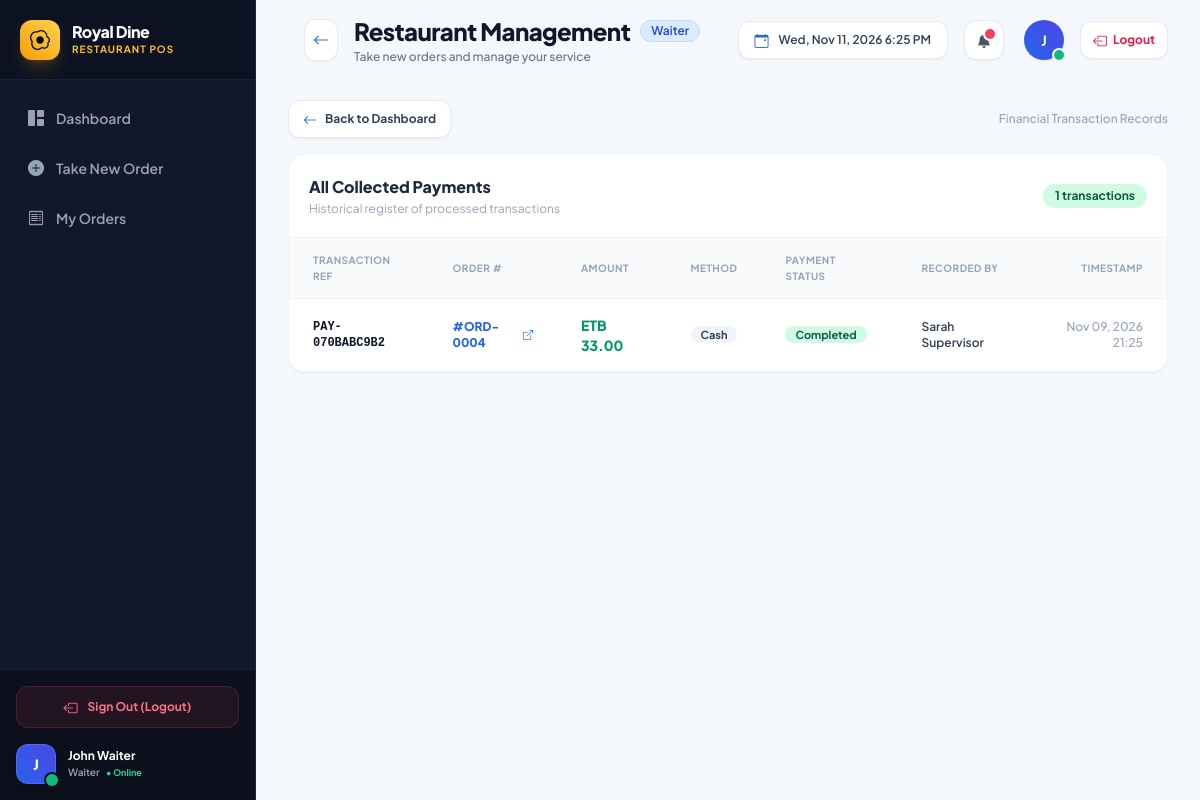
The app's page /payments/ (signed in), older data.
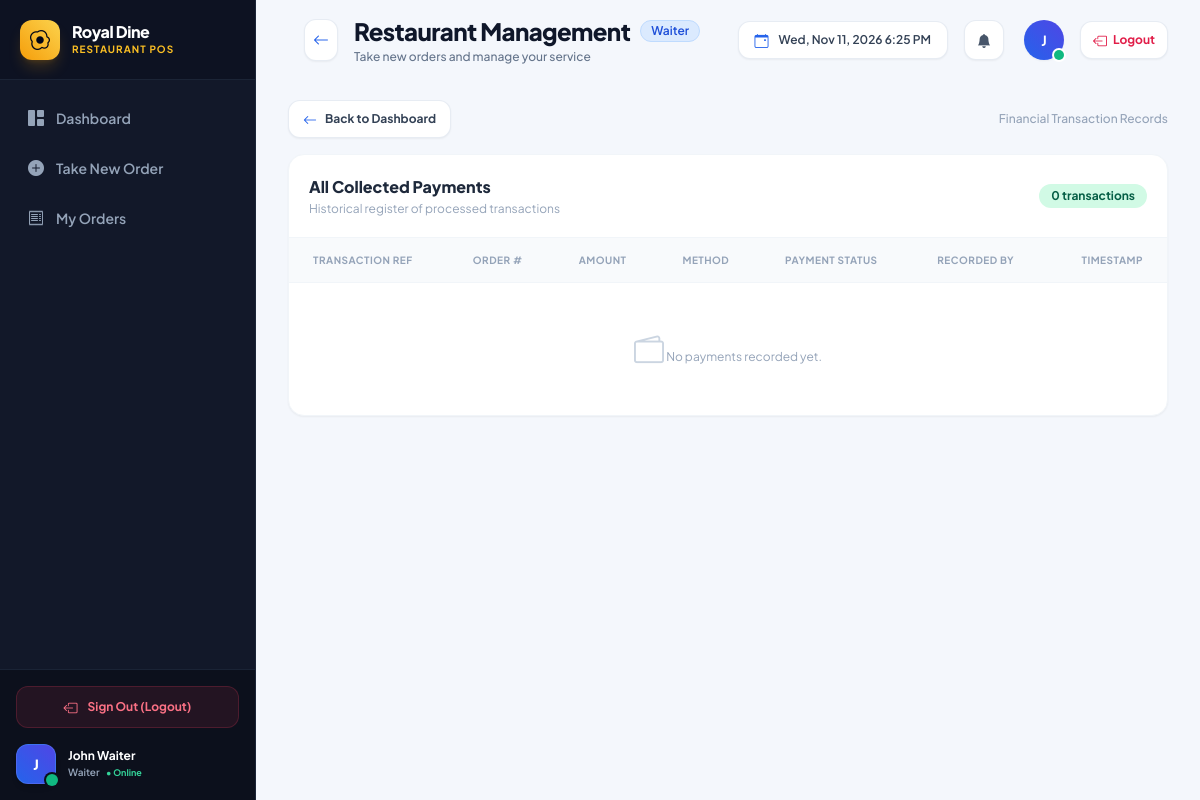
The same page, newer data.
### apps/payments/models.py (models this page shows, shortened)
class Payment(models.Model):
    class Method(models.TextChoices):
        CASH = 'CASH', 'Cash'
        CARD = 'CARD', 'Credit / Debit Card'
        MOBILE_MONEY = 'MOBILE_MONEY', 'Mobile Money / QR'
        OTHER = 'OTHER', 'Other / Manual'
    class Status(models.TextChoices):
        COMPLETED = 'COMPLETED', 'Completed'
        PENDING = 'PENDING', 'Pending'
        REFUNDED = 'REFUNDED', 'Refunded'
    order = models.ForeignKey('orders.Order', on_delete=models.CASCADE, related_name='payments')
    amount = models.DecimalField(max_digits=10, decimal_places=2)
    payment_method = models.CharField(max_length=20, choices=Method.choices, default=Method.CASH)
    status = models.CharField(max_length=20, choices=Status.choices, default=Status.COMPLETED)
    recorded_by = models.ForeignKey(
        settings.AUTH_USER_MODEL,
        on_delete=models.SET_NULL,
        null=True,
        blank=True,
        related_name='recorded_payments'
    )
    transaction_reference = models.CharField(max_length=64, unique=True, editable=False)
    notes = models.TextField(blank=True)
    created_at = models.DateTimeField(auto_now_add=True, db_index=True)
    class Meta:
        ordering = ['-created_at']
        verbose_name = 'Payment'
        verbose_name_plural = 'Payments'

### apps/orders/models.py (models this page shows, shortened)
class Order(models.Model):
    class Status(models.TextChoices):
        DRAFT = 'DRAFT', 'Draft'
        PENDING_APPROVAL = 'PENDING_APPROVAL', 'Pending Approval'
        REJECTED = 'REJECTED', 'Rejected'
        APPROVED = 'APPROVED', 'Approved'
        RECEIVED = 'RECEIVED', 'Kitchen Received'
        PREPARING = 'PREPARING', 'Preparing'
        READY = 'READY', 'Ready for Serving'
        SERVED = 'SERVED', 'Served'
        CANCELLED = 'CANCELLED', 'Cancelled'
    order_reference = models.CharField(max_length=64, unique=True, editable=False, db_index=True)
    order_number = models.CharField(max_length=32, blank=True, null=True, unique=True, db_index=True)
    waiter = models.ForeignKey(
        settings.AUTH_USER_MODEL,
        on_delete=models.PROTECT,
        related_name='waiter_orders'
    )
    customer_count = models.PositiveIntegerField(default=1)
    status = models.CharField(
        max_length=24,
        choices=Status.choices,
        default=Status.PENDING_APPROVAL,
        db_index=True
    )
    total_amount = models.DecimalField(max_digits=10, decimal_places=2, default=0.00)
    order_notes = models.TextField(blank=True)
    rejection_reason = models.TextField(blank=True)
    created_at = models.DateTimeField(auto_now_add=True, db_index=True)
    updated_at = models.DateTimeField(auto_now=True)
    submitted_at = models.DateTimeField(null=True, blank=True)
    approved_at = models.DateTimeField(null=True, blank=True)
    class Meta:
        ordering = ['-created_at']
        verbose_name = 'Order'
        verbose_name_plural = 'Orders'

### apps/accounts/models.py (models this page shows, shortened)
class CustomUser(AbstractUser):
    class Role(models.TextChoices):
        ADMIN = 'ADMIN', 'Administrator'
        SUPERVISOR = 'SUPERVISOR', 'Supervisor'
        WAITER = 'WAITER', 'Waiter'
        KITCHEN_STAFF = 'KITCHEN_STAFF', 'Kitchen Staff'
    role = models.CharField(
        max_length=20,
        choices=Role.choices,
        default=Role.WAITER,
    )
    phone_number = models.CharField(max_length=20, blank=True)
    is_active_employee = models.BooleanField(default=True)
    avatar = models.ImageField(upload_to='avatars/', blank=True, null=True)
    created_at = models.DateTimeField(auto_now_add=True)
    updated_at = models.DateTimeField(auto_now=True)
    class Meta:
        ordering = ['-created_at']
        verbose_name = 'User'
        verbose_name_plural = 'Users'

### apps/payments/views.py (the view)
# urls.py: path('', views.payment_list, name='payment_list'),
@login_required
def payment_list(request):
    payments = Payment.objects.select_related('order', 'recorded_by').all()
    return render(request, 'payments/payment_list.html', {'payments': payments})

### apps/restaurants/context_processors.py (called while the page is built)
def restaurant_context(request):
    try:
        settings_obj = RestaurantSettings.objects.first()
        currency = settings_obj.currency_symbol if settings_obj and settings_obj.currency_symbol else 'ETB'
    except Exception:
        currency = 'ETB'
        settings_obj = None
    return {
        'CURRENCY_SYMBOL': currency,
        'restaurant_settings': settings_obj,
    }

### templates/payments/payment_list.html (shortened to what this page needs)
{% extends 'base/base.html' %}
{% load humanize %}
{% block content %}
<div class="mb-4 flex items-center justify-between">
    <a href="{% url 'accounts:dashboard_redirect' %}" class="inline-flex items-center gap-2 px-3.5 py-2 rounded-xl bg-white hover:bg-slate-50 text-slate-700 border border-slate-200/80 font-bold text-xs shadow-sm transition-all active:scale-95">
        <i class="bi bi-arrow-left text-sm text-blue-600"></i>
        <span>Back to Dashboard</span>
    </a>
    <span class="text-xs text-slate-400 font-medium">Financial Transaction Records</span>
</div>
<div class="bg-white rounded-2xl shadow-sm border border-slate-100 overflow-hidden">
    <div class="p-5 border-b border-slate-100 flex items-center justify-between">
        <div>
            <h3 class="text-base font-extrabold text-slate-800">All Collected Payments</h3>
            <p class="text-xs text-slate-400 mt-0.5">Historical register of processed transactions</p>
        </div>
        <span class="px-3 py-1 rounded-full text-xs font-bold bg-emerald-100 text-emerald-800">
            {{ payments.count }} transactions
        </span>
    </div>
    <div class="overflow-x-auto">
        <table class="w-full text-left text-xs">
            <thead class="bg-slate-50 text-slate-400 uppercase font-bold text-[10px] tracking-wider border-b border-slate-100">
                <tr>
                    <th class="px-6 py-3.5">Transaction Ref</th>
                    <th class="px-6 py-3.5">Order #</th>
                    <th class="px-6 py-3.5">Amount</th>
                    <th class="px-6 py-3.5">Method</th>
                    <th class="px-6 py-3.5">Payment Status</th>
                    <th class="px-6 py-3.5">Recorded By</th>
                    <th class="px-6 py-3.5 text-right">Timestamp</th>
                </tr>
            </thead>
            <tbody class="divide-y divide-slate-100">
                {% for p in payments %}
                <tr class="hover:bg-slate-50/80 transition-colors">
                    <td class="px-6 py-4 font-mono font-bold text-slate-900">{{ p.transaction_reference }}</td>
                    <td class="px-6 py-4">
                        <a href="{% url 'orders:order_detail' p.order.id %}" class="font-extrabold text-blue-600 hover:text-blue-800 flex items-center gap-1">
                            <span>{{ p.order.order_number|default:p.order.order_reference }}</span>
                            <i class="bi bi-box-arrow-up-right text-[10px]"></i>
                        </a>
                    </td>
                    <td class="px-6 py-4 font-black text-emerald-600 text-sm">ETB {{ p.amount }}</td>
                    <td class="px-6 py-4">
                        <span class="px-2.5 py-0.5 rounded-full text-[11px] font-bold bg-slate-100 text-slate-700">
                            {{ p.get_payment_method_display }}
                        </span>
                    </td>
                    <td class="px-6 py-4">
                        <span class="px-2.5 py-0.5 rounded-full text-[11px] font-bold bg-emerald-100 text-emerald-800">
                            {{ p.get_status_display }}
                        </span>
                    </td>
                    <td class="px-6 py-4 text-slate-700 font-semibold">
                        {{ p.recorded_by.get_full_name|default:p.recorded_by.username|default:"System" }}
                    </td>
                    <td class="px-6 py-4 text-right text-slate-400 font-medium">
                        {{ p.created_at|date:"M d, Y H:i" }}
                    </td>
                </tr>
                {% empty %}
                <tr>
                    <td colspan="7" class="px-6 py-12 text-center text-slate-400">
                        <i class="bi bi-wallet2 text-3xl mb-2 d-block text-slate-300"></i>
                        No payments recorded yet.
                    </td>
                </tr>
                {% endfor %}
            </tbody>
        </table>
    </div>
</div>
{% endblock %}

### templates/base/topnav.html (shortened to what this page needs)
<header class="h-20 bg-[#f4f7fc] px-6 lg:px-8 flex items-center justify-between shrink-0">
    <div class="flex items-center space-x-3 sm:space-x-4">
        {% if request.resolver_match.url_name not in 'admin_dashboard,waiter_dashboard,supervisor_dashboard,kitchen_dashboard' %}
        <button type="button" onclick="window.history.back()" title="Go Back"
            class="p-2 rounded-xl text-slate-600 hover:text-slate-900 bg-white hover:bg-slate-50 border border-slate-200/80 shadow-sm transition-all active:scale-95 flex items-center justify-center">
            <i class="bi bi-arrow-left text-base text-blue-600"></i>
        </button>
        {% endif %}
        <div>
            <div class="flex items-center space-x-2.5">
                <h1 class="text-xl lg:text-2xl font-extrabold text-slate-900 tracking-tight">
                    {% block header_title %}Restaurant Management{% endblock %}
                </h1>
                <span class="hidden sm:inline-flex items-center px-2.5 py-0.5 rounded-full text-xs font-semibold
                    {% if user.role == 'ADMIN' %}bg-purple-100 text-purple-700 border border-purple-200
                    {% elif user.role == 'SUPERVISOR' %}bg-indigo-100 text-indigo-700 border border-indigo-200
                    {% elif user.role == 'WAITER' %}bg-blue-100 text-blue-700 border border-blue-200
                    {% else %}bg-amber-100 text-amber-800 border border-amber-200{% endif %}">
                    {{ user.get_role_display }}
                </span>
            </div>
            <p class="text-xs text-slate-500 font-medium mt-0.5 hidden sm:block">
                {% block header_subtitle %}Take new orders and manage your service{% endblock %}
            </p>
        </div>
    </div>
    <div class="flex items-center space-x-3 lg:space-x-4">
        <div
            class="flex items-center space-x-2.5 px-4 py-2 bg-white rounded-xl shadow-sm border border-slate-200/80 text-xs font-semibold text-slate-700">
            <i class="bi bi-calendar-event text-blue-600 text-sm"></i>
            <span id="liveDateTimeBadge">Loading date...</span>
        </div>
        <div class="relative" id="notificationDropdownContainer">
            <button type="button" id="notificationBellBtn" onclick="toggleNotificationDropdown()"
                class="w-10 h-10 rounded-xl bg-white border border-slate-200/80 flex items-center justify-center text-slate-600 hover:text-slate-900 hover:bg-slate-50 shadow-sm transition-colors relative">
                <i class="bi bi-bell-fill text-sm"></i>
                <span id="notificationBadge" class="hidden absolute top-2 right-2 w-2.5 h-2.5 rounded-full bg-rose-500 ring-2 ring-white animate-pulse"></span>
            </button>
        </div>
        <div class="flex items-center space-x-2.5 pl-1">
            <div class="relative">
                <div
                    class="w-10 h-10 rounded-full bg-gradient-to-tr from-blue-600 to-indigo-600 flex items-center justify-center text-white font-bold text-sm shadow-sm">
                    {{ user.first_name|first|default:user.username|first|upper }}
                </div>
                <span
                    class="absolute bottom-0 right-0 w-2.5 h-2.5 rounded-full bg-emerald-500 ring-2 ring-white"></span>
            </div>
        </div>
        <form method="post" action="{% url 'accounts:logout' %}" class="inline-flex">
            <button type="submit" title="Sign out of system"
                class="flex items-center space-x-1.5 px-3 py-2 rounded-xl bg-white hover:bg-rose-50 text-rose-600 border border-slate-200/80 hover:border-rose-200 text-xs font-bold shadow-sm transition-all active:scale-95">
                <i class="bi bi-box-arrow-left text-sm"></i>
                <span class="hidden sm:inline">Logout</span>
            </button>
        </form>
    </div>
</header>

Row changes from the older to the newer data that the page shows:
removed Payment: transaction_reference "PAY-070BABC9B2", order.order_number "#ORD-0004", amount "33.00", payment_method "Cash", status "Completed", recorded_by.get_full_name "Sarah Supervisor", created_at "Nov 09, 2026 21:25"
Text that changed along with them:
{{ payments.count }}: "1" → "0"
text now shown: "No payments recorded yet."
